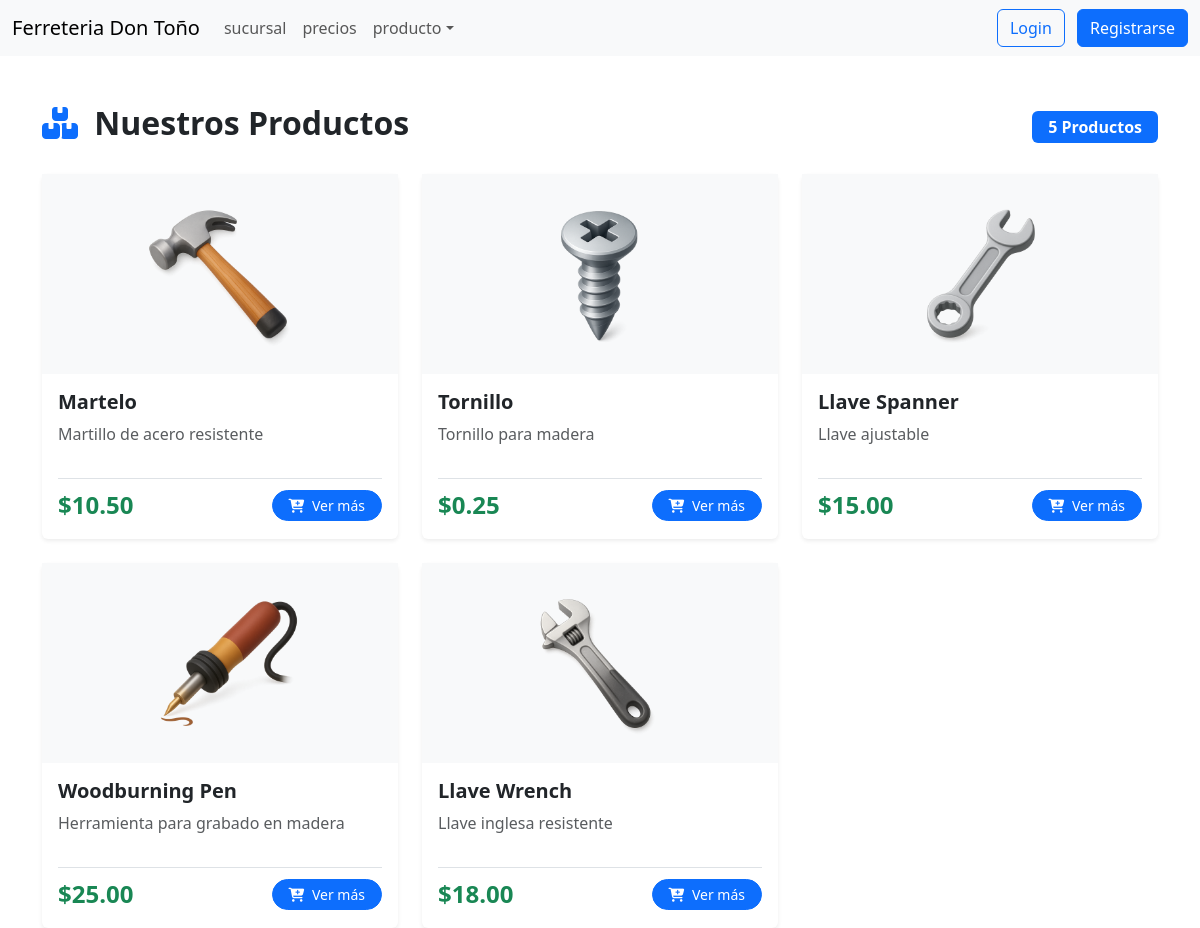
/Dontono-pm/productos.php, run on an earlier commit of the app's database.
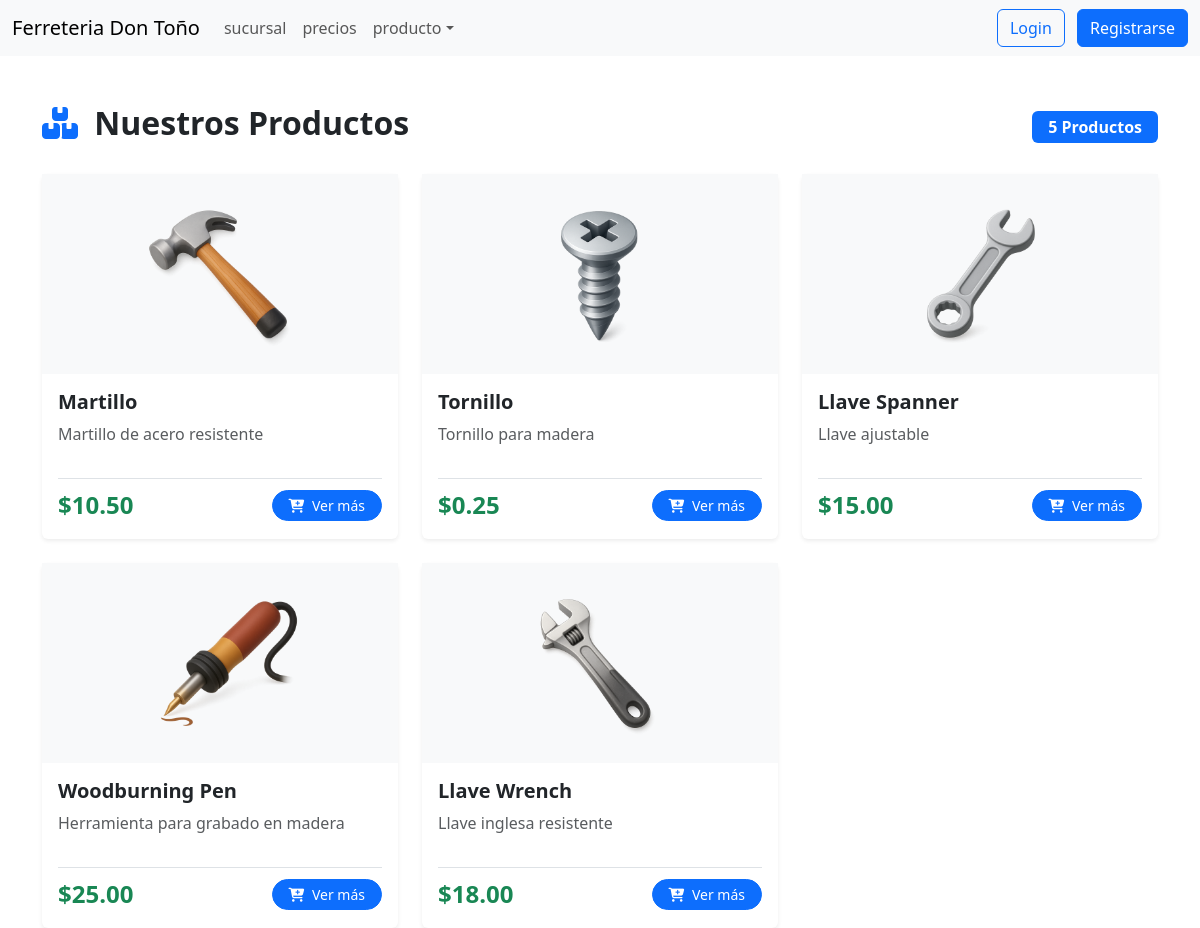
And on a later commit of the database.
### tables this page shows
CREATE TABLE `productos` (
  `id` int(11) NOT NULL,
  `nombre` varchar(100) DEFAULT NULL,
  `descripcion` text DEFAULT NULL,
  `precio` decimal(10,2) DEFAULT NULL,
  `categoria` varchar(50) DEFAULT NULL,
  `stock` int(11) DEFAULT NULL,
  `imagen` varchar(255) DEFAULT NULL,
  `imagen2` varchar(255) DEFAULT NULL
);

### Dontono-pm/productos.php (the view, shortened to what this page needs)
<?php
include("php/conexion.php");
$sql = "SELECT * FROM productos";
$resultado = $conn->query($sql);
?>
<!DOCTYPE html>
<html lang="es">
<head>
    <link rel="stylesheet" href="styles/styles.css">
    <link rel="stylesheet" href="https://cdnjs.cloudflare.com/ajax/libs/font-awesome/6.4.0/css/all.min.css">
    <link href="https://cdn.jsdelivr.net/npm/bootstrap@5.3.3/dist/css/bootstrap.min.css" rel="stylesheet">
</head>
<body>
    <?php require_once("components/navbar-.php"); ?>
    <div class="container mt-5">
        <div class="d-flex justify-content-between align-items-center mb-4">
            <h2 class="fw-bold text-dark"><i class="fa-solid fa-boxes-stacked text-primary me-2"></i> Nuestros Productos</h2>
            <span class="badge bg-primary px-3 py-2 fs-6"><?php echo $resultado->num_rows; ?> Productos</span>
        </div>
        <div class="row row-cols-1 row-cols-md-2 row-cols-lg-3 g-4">
            <?php if ($resultado && $resultado->num_rows > 0): ?>
                <?php while($producto = $resultado->fetch_assoc()): ?>
                    <div class="col">
                        <div class="card h-100 shadow-sm border-0 product-card">
                            <div class="card-img-container p-3">
                                <?php
                                if (!empty($producto['imagen'])) {
                                    $rutaImagen = "img/productos/" . $producto['imagen'];
                                } else {
                                    $rutaImagen = "https://images.unsplash.com/photo-1581244277943-fe4a9c777189?w=500&auto=format&fit=crop&q=60";
                                }
                                ?>
                                <img src="<?php echo $rutaImagen; ?>" class="card-img-top rounded" alt="<?php echo htmlspecialchars($producto['nombre']); ?>">
                            </div>
                            <div class="card-body d-flex flex-column">
                                <h5 class="card-title text-dark fw-bold mb-2"><?php echo htmlspecialchars($producto['nombre']); ?></h5>
                                <p class="card-text text-muted flex-grow-1 fs-6">
                                    <?php echo htmlspecialchars($producto['descripcion']); ?>
                                </p>
                                <div class="d-flex justify-content-between align-items-center mt-3 pt-2 border-top">
                                    <span class="fs-4 fw-bold text-success">
                                        $<?php echo number_format($producto['precio'], 2); ?>
                                    </span>
                                    <a href="#" class="btn btn-primary btn-sm px-3 rounded-pill">
                                        <i class="fa-solid fa-cart-plus me-1"></i> Ver más
                                    </a>
                                </div>
                            </div>
                        </div>
                    </div>
                <?php endwhile; ?>
            <?php else: ?>
                <div class="col-12 text-center my-5">
                    <p class="fs-5 text-muted"><i class="fa-solid fa-triangle-exclamation text-warning mb-2 d-block fs-1"></i> No hay productos registrados aún.</p>
                </div>
            <?php endif; ?>
        </div>
    </div>
</body>
</html>

What changed in the data, as far as the page shows it:
changed productos "Martillo de acero resistente": nombre "Martelo" → "Martillo"
